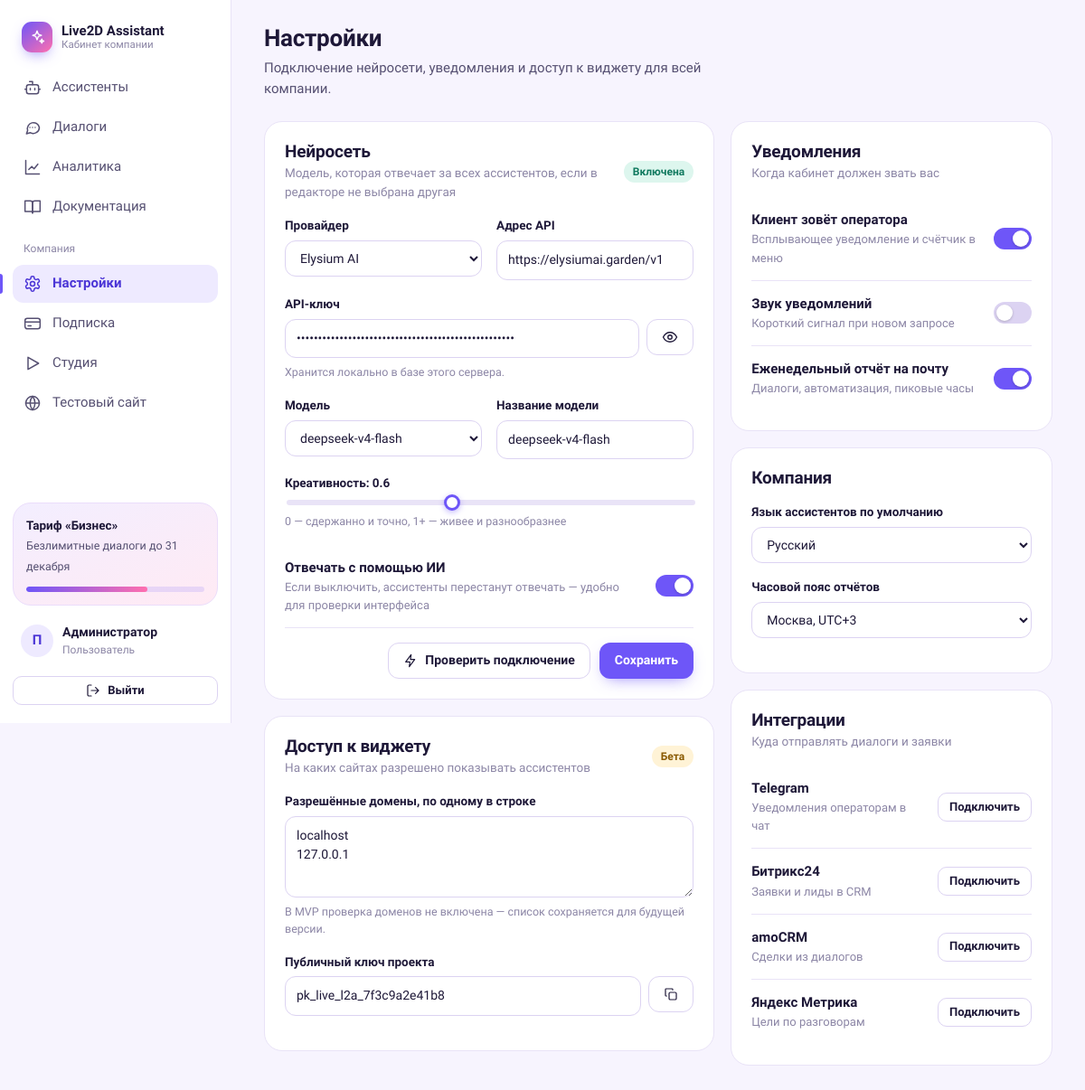
The page /app/settings (signed in) on the database its author committed.
### app.py (models this page shows)
class User(db.Model):
    id = db.Column(db.Integer, primary_key=True)
    name = db.Column(db.String(80), default='Пользователь')
    description = db.Column(db.String(300), default='Описание для ассистентов...')
    avatar_url = db.Column(db.String(300), nullable=True)
    email = db.Column(db.String(200), default='admin@live2d.assistant')
    company = db.Column(db.String(200), default='Live2D Assistant')

class AppSettings(db.Model):
    id = db.Column(db.Integer, primary_key=True)
    ai_provider = db.Column(db.String(50), default='elysium')  # 'elysium', 'lm_studio', 'custom'
    api_url = db.Column(db.String(300), default='https://elysiumai.garden/v1')
    api_key = db.Column(db.String(300), default='')
    model_name = db.Column(db.String(100), default='deepseek-v4-flash')
    temperature = db.Column(db.Float, default=0.7)
    enable_ai = db.Column(db.Boolean, default=True)

### app.py (the view)
@app.route('/app/settings')
@admin_required
def dash_settings():
    return render_template('dashboard/settings.html', page='settings', api_settings=get_ai_settings())

### app.py (called while the page is built, shortened)
def get_ai_settings():
    settings = AppSettings.query.first()
    return settings

@app.after_request
def apply_cors(response):
    if request.path.startswith('/api/') or request.path.startswith('/static/'):
        response.headers['Access-Control-Allow-Origin'] = '*'
        response.headers['Access-Control-Allow-Headers'] = 'Content-Type'
        response.headers['Access-Control-Allow-Methods'] = 'POST, GET, OPTIONS'
    return response

def admin_required(view):
    @wraps(view)
    def wrapper(*args, **kwargs):
        if not session.get('is_admin'):
            if request.path.startswith('/api/'):
                return jsonify({'error': 'auth required'}), 401
            return redirect(url_for('landing', login=1))
        return view(*args, **kwargs)
    return wrapper

def current_user():
    user = User.query.first()
    if not user:
        user = User()
        db.session.add(user)
        db.session.commit()
    return user

@app.context_processor
def inject_globals():
    ctx = {'avatar_types': AVATAR_TYPES}
    if session.get('is_admin'):
        try:
            ctx['admin_user'] = current_user()
            ctx['waiting_count'] = Chat.query.filter(Chat.status == 'waiting').count()
        except Exception:
            pass
    return ctx

### templates/dashboard/settings.html (shortened to what this page needs)
{% extends 'dashboard/base.html' %}
{% set known = ['deepseek-v4-flash','deepseek/deepseek-v4.1-flash','deepseek/deepseek-chat','deepseek/deepseek-r1'] %}
{% block content %}
<div class="page-head">
    <div>
        <h1>Настройки</h1>
        <p>Подключение нейросети, уведомления и доступ к виджету для всей компании.</p>
    </div>
</div>
<div class="two-col">
    <div class="stack">
        <section class="panel">
            <div class="panel-head">
                <div><h2>Нейросеть</h2><p>Модель, которая отвечает за всех ассистентов, если в редакторе не выбрана другая</p></div>
                <span class="badge {% if api_settings.enable_ai %}mint{% else %}grey{% endif %}" id="ai-badge">{% if api_settings.enable_ai %}Включена{% else %}Выключена{% endif %}</span>
            </div>
            <div class="grid-2">
                <div class="field">
                    <label for="api-provider">Провайдер</label>
                    <select id="api-provider">
                        <option value="elysium" {% if api_settings.ai_provider == 'elysium' %}selected{% endif %}>Elysium AI</option>
                    </select>
                </div>
                <div class="field">
                    <label for="api-url">Адрес API</label>
                    <input type="text" id="api-url" value="{{ api_settings.api_url }}" placeholder="https://elysiumai.garden/v1">
                </div>
            </div>
            <div class="field">
                <label for="api-key">API-ключ</label>
                <div style="display:flex;gap:8px">
                    <input type="password" class="input" id="api-key" value="{{ api_settings.api_key or '' }}" placeholder="sk-..." autocomplete="off">
                    <button type="button" class="btn btn-ghost" id="toggle-key" aria-label="Показать ключ">{{ icon('eye', 18) }}</button>
                </div>
                <span class="hint">Хранится локально в базе этого сервера.</span>
            </div>
            <div class="grid-2">
                <div class="field">
                    <label for="api-model-select">Модель</label>
                    <select id="api-model-select">
                        {% for m in known %}<option value="{{ m }}" {% if api_settings.model_name == m %}selected{% endif %}>{{ m }}</option>{% endfor %}
                    </select>
                </div>
                <div class="field">
                    <label for="api-model">Название модели</label>
                    <input type="text" id="api-model" value="{{ api_settings.model_name }}">
                </div>
            </div>
            <div class="field">
                <label for="api-temperature">Креативность: <span id="temp-val">{{ api_settings.temperature }}</span></label>
                <input type="range" id="api-temperature" min="0" max="1.5" step="0.05" value="{{ api_settings.temperature }}">
                <span class="hint">0 — сдержанно и точно, 1+ — живее и разнообразнее</span>
            </div>
            <div class="toggle-row">
                <div><div class="t-title">Отвечать с помощью ИИ</div><div class="t-desc">Если выключить, ассистенты перестанут отвечать — удобно для проверки интерфейса</div></div>
                <label class="switch"><input type="checkbox" id="api-enable" {% if api_settings.enable_ai %}checked{% endif %}><span class="track"></span></label>
            </div>
            <div style="display:flex;gap:10px;margin-top:16px;justify-content:flex-end">
                <button type="button" class="btn btn-ghost" id="test-api-btn">{{ icon('zap', 16) }} Проверить подключение</button>
                <button type="button" class="btn btn-primary" id="save-api-btn">Сохранить</button>
            </div>
        </section>
        <section class="panel">
            <div class="panel-head"><div><h2>Доступ к виджету</h2><p>На каких сайтах разрешено показывать ассистентов</p></div><span class="badge butter">Бета</span></div>
            <div class="field">
                <label for="domains">Разрешённые домены, по одному в строке</label>
                <textarea id="domains" rows="3" data-pref="domains" placeholder="shop.example.ru&#10;localhost">localhost
127.0.0.1</textarea>
                <span class="hint">В MVP проверка доменов не включена — список сохраняется для будущей версии.</span>
            </div>
            <div class="field">
                <label>Публичный ключ проекта</label>
                <div style="display:flex;gap:8px"><input class="input" id="pub-key" value="pk_live_l2a_7f3c9a2e41b8" readonly><button class="btn btn-ghost" data-copy="#pub-key">{{ icon('copy', 16) }}</button></div>
            </div>
        </section>
    </div>
    <div class="stack">
        <section class="panel">
            <div class="panel-head"><div><h2>Уведомления</h2><p>Когда кабинет должен звать вас</p></div></div>
            <div class="toggle-row"><div><div class="t-title">Клиент зовёт оператора</div><div class="t-desc">Всплывающее уведомление и счётчик в меню</div></div><label class="switch"><input type="checkbox" data-pref="n_handoff" checked><span class="track"></span></label></div>
            <div class="toggle-row"><div><div class="t-title">Звук уведомлений</div><div class="t-desc">Короткий сигнал при новом запросе</div></div><label class="switch"><input type="checkbox" data-pref="n_sound"><span class="track"></span></label></div>
            <div class="toggle-row"><div><div class="t-title">Еженедельный отчёт на почту</div><div class="t-desc">Диалоги, автоматизация, пиковые часы</div></div><label class="switch"><input type="checkbox" data-pref="n_weekly" checked><span class="track"></span></label></div>
        </section>
        <section class="panel">
            <div class="panel-head"><div><h2>Компания</h2></div></div>
            <div class="field"><label>Язык ассистентов по умолчанию</label>
                <select data-pref="lang"><option>Русский</option><option>English</option><option>Қазақша</option></select></div>
            <div class="field"><label>Часовой пояс отчётов</label>
                <select data-pref="tz"><option>Москва, UTC+3</option><option>Екатеринбург, UTC+5</option><option>Новосибирск, UTC+7</option><option>Владивосток, UTC+10</option></select></div>
        </section>
        <section class="panel">
            <div class="panel-head"><div><h2>Интеграции</h2><p>Куда отправлять диалоги и заявки</p></div></div>
            {% for name, d in [('Telegram', 'Уведомления операторам в чат'), ('Битрикс24', 'Заявки и лиды в CRM'), ('amoCRM', 'Сделки из диалогов'), ('Яндекс Метрика', 'Цели по разговорам')] %}
            <div class="toggle-row"><div><div class="t-title">{{ name }}</div><div class="t-desc">{{ d }}</div></div><button class="btn btn-ghost btn-sm" data-soon="Интеграция с {{ name }} в разработке">Подключить</button></div>
            {% endfor %}
        </section>
    </div>
</div>
{% endblock %}

### templates/dashboard/base.html (shortened to what this page needs)
{% from 'dashboard/_icons.html' import icon %}
<!DOCTYPE html>
<html lang="ru">
<head>
    <link rel="stylesheet" href="{{ url_for('static', filename='app.css') }}">
</head>
<body data-page="{{ page }}">
{% set nav = [
    ('assistants', 'Ассистенты', 'dash_assistants', 'assistants'),
    ('dialogs', 'Диалоги', 'dash_dialogs', 'dialogs'),
    ('analytics', 'Аналитика', 'dash_analytics', 'analytics'),
    ('docs', 'Документация', 'dash_docs', 'docs'),
] %}
{% set nav2 = [
    ('settings', 'Настройки', 'dash_settings', 'settings'),
    ('billing', 'Подписка', 'dash_billing', 'billing'),
] %}
<div class="shell">
    <aside class="sidebar" id="sidebar">
        <a class="brand" href="{{ url_for('landing') }}">
            <span class="brand-mark">{{ icon('sparkles', 18) }}</span>
            <span class="brand-name">Live2D Assistant<small>Кабинет компании</small></span>
        </a>
        <nav class="nav" aria-label="Разделы">
            {% for key, title, endpoint, ic in nav %}
            <a href="{{ url_for(endpoint) }}" class="{% if page == key %}active{% endif %}">
                {{ icon(ic) }}<span>{{ title }}</span>
            </a>
            {% endfor %}
            <div class="nav-group-title">Компания</div>
            {% for key, title, endpoint, ic in nav2 %}
            <a href="{{ url_for(endpoint) }}" class="{% if page == key %}active{% endif %}">{{ icon(ic) }}<span>{{ title }}</span></a>
            {% endfor %}
            <a href="{{ url_for('index') }}">{{ icon('play') }}<span>Студия</span></a>
            <a href="{{ url_for('test_site') }}" target="_blank">{{ icon('globe') }}<span>Тестовый сайт</span></a>
        </nav>
        <div class="sidebar-foot">
            <div class="upgrade-card">
                <b>Тариф «Бизнес»</b>
                <span>Безлимитные диалоги до 31 декабря</span>
                <div class="meter"><i style="width: 68%"></i></div>
            </div>
            <a class="account-chip {% if page == 'account' %}active{% endif %}" href="{{ url_for('dash_account') }}">
                {% if admin_user and admin_user.avatar_url %}
                    <img class="avatar" src="{{ url_for('static', filename=admin_user.avatar_url) }}" alt="">
                {% else %}
                    <span class="avatar">{{ (admin_user.name if admin_user and admin_user.name else 'А')[:1] }}</span>
                {% endif %}
                <span class="who"><b>Администратор</b><span>{{ admin_user.name if admin_user else '' }}</span></span>
            </a>
            <a class="btn btn-ghost btn-sm" href="{{ url_for('logout') }}">{{ icon('logout', 16) }} Выйти</a>
        </div>
    </aside>
    <main class="main">
        {% block content %}{% endblock %}
    </main>
</div>
</body>
</html>

### rows shown on the page
User: name "П", name "Пользователь"
AppSettings: ai_provider "Elysium AI", api_url "https://elysiumai.garden/v1", model_name "deepseek-v4-flash", temperature "0.6"

### other values the page prints
{{ title }} "Ассистенты" "Диалоги" "Аналитика" "Документация"
{{ title }} "Настройки" "Подписка"
{{ name }} "Telegram" "Битрикс24" "amoCRM" "Яндекс Метрика"
{{ d }} "Уведомления операторам в чат" "Заявки и лиды в CRM" "Сделки из диалогов" "Цели по разговорам"
